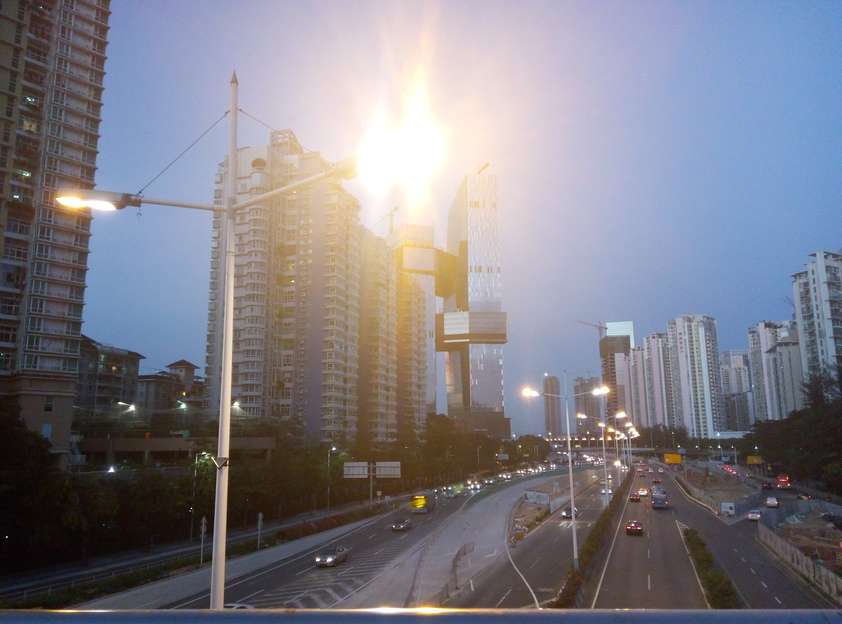
//> input picture 1.jpg, 842 x 624 px
$ ./main   (built with g++ and OpenCV 4)
//> lines starting //> are read from the running program, lines starting //| are printed output that depends on the picture
#include <iostream>
#include <fstream>
#include "opencv2/imgcodecs.hpp"
#include "opencv2/highgui.hpp"
#include "opencv2/imgproc/imgproc.hpp"
#include "opencv2/highgui/highgui.hpp"
#include <sys/time.h>


using namespace std;
using namespace cv;

void inline db_Copy9(double xd[9],const double xs[9])
{
    xd[0]=xs[0];xd[1]=xs[1];xd[2]=xs[2];
    xd[3]=xs[3];xd[4]=xs[4];xd[5]=xs[5];
    xd[6]=xs[6];xd[7]=xs[7];xd[8]=xs[8];
}

void to_m(double M[9]){

	double m_H_ref_to_ins[9]={2,2,2,54, 1,0,0, 1,0};

 	db_Copy9(M,m_H_ref_to_ins);

}


bool YV12ToBGR24_OpenCV(unsigned char* pYUV,unsigned char* pBGR24,int width,int height)
{
    if (width < 1 || height < 1 || pYUV == NULL || pBGR24 == NULL)
        return false;
    Mat dst(height,width,CV_8UC3,pBGR24);
    Mat src(height + height/2,width,CV_8UC1,pYUV);
    cvtColor(src,dst,CV_YUV2BGR_YV12);
    return true;
}

int main(int argc, char* argv[])
{

    Mat img1 = imread("1.jpg");
//> img1 is the input picture: 624 rows x 842 cols, CV_8UC3; mean B, G, R 133.6, 124.7, 126.3
    Mat img2 = imread("2.jpg");
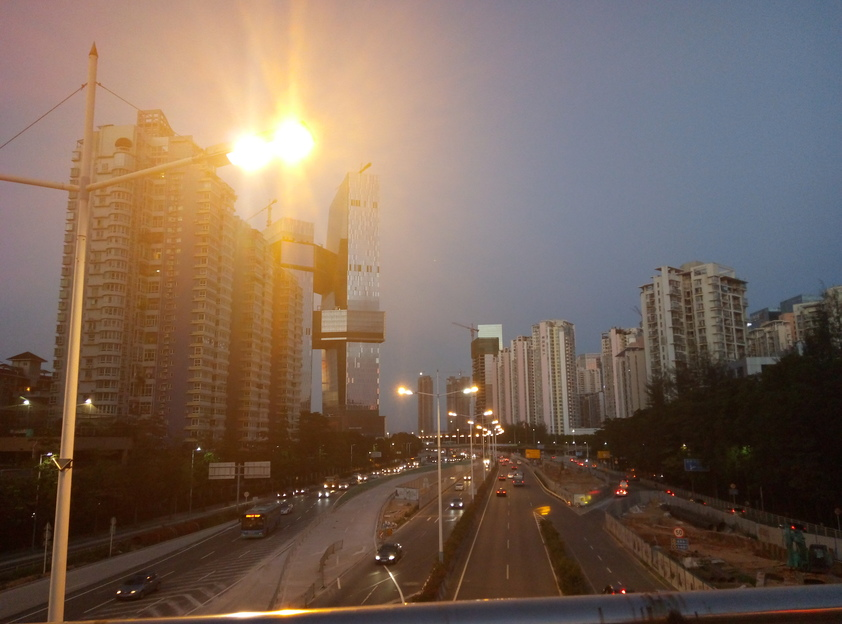
//> input picture 2.jpg, 842 x 624 px
//> img2 is the input picture: 624 rows x 842 cols, CV_8UC3; mean B, G, R 88, 100.9, 120.7

    Mat img_yuv2 ;
    cvtColor(img2,img_yuv2,COLOR_RGB2YUV);
//> img_yuv2: 624 rows x 842 cols, CV_8UC3; mean of channels 0, 1, 2 99.3, 138.5, 118.1

    imwrite("image.jpg",img_yuv2);
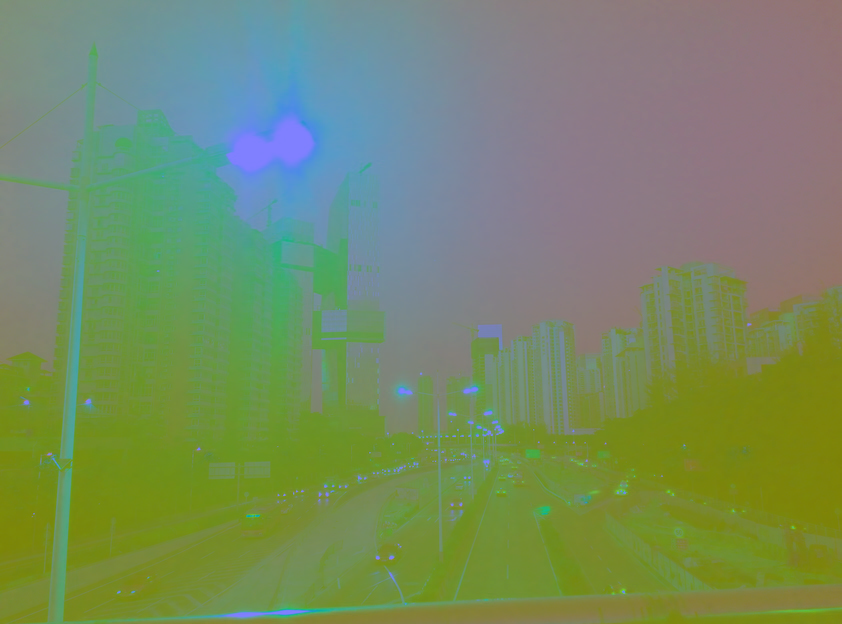
//> saved as image.jpg: 624 rows x 842 cols, CV_8UC3; mean B, G, R 99.3, 138.5, 118.1


 /*
    Mat H = (Mat_<double>(3,3)<<
      1, 0.0, 0,
      0, 1,  0,
      0, 0,  1);
*/
  static const double coeffs[3][3] =
    {
        {cos(CV_PI / 6), -sin(CV_PI / 6), 100.0},
        {sin(CV_PI / 6), cos(CV_PI / 6), -100.0},
        {0.0, 0.0, 1.0}
    };
    Mat H(3, 3, CV_64F, (void *)coeffs);


    Mat xformed;
    warpPerspective(img2,xformed,H,img1.size(),INTER_LINEAR);
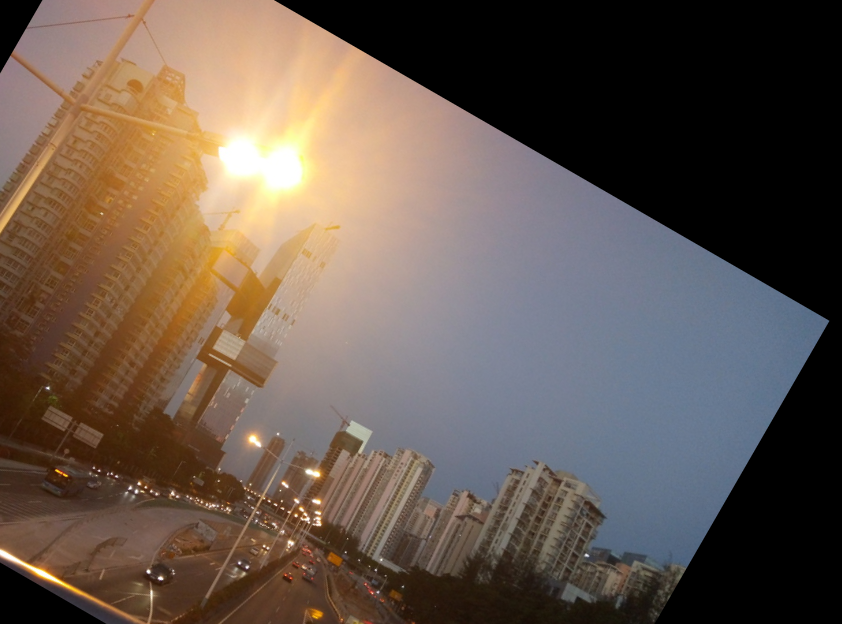
//> xformed: 624 rows x 842 cols, CV_8UC3; mean B, G, R 77.8, 88, 102.7
    imwrite("out1.jpg",xformed);
    Mat xformed2;
    warpPerspective(img_yuv2,xformed2,H,img1.size(),INTER_LINEAR);
//> xformed2: 624 rows x 842 cols, CV_8UC3; mean of channels 0, 1, 2 86.6, 104.7, 89
    imwrite("outyuv.jpg",xformed2);
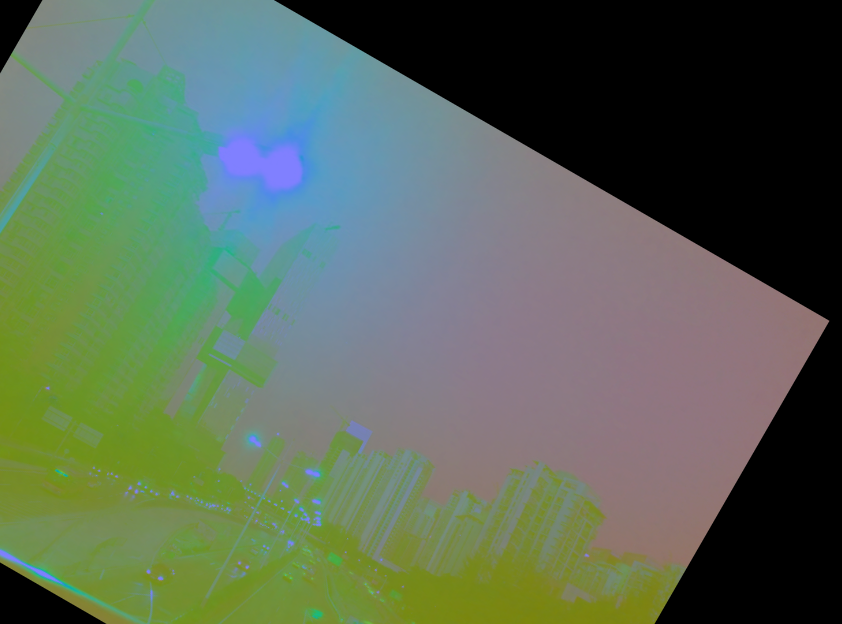
//> saved as outyuv.jpg: 624 rows x 842 cols, CV_8UC3; mean B, G, R 86.6, 104.7, 89
    Mat dst;
    cvtColor(xformed2,dst,COLOR_YUV2RGB);
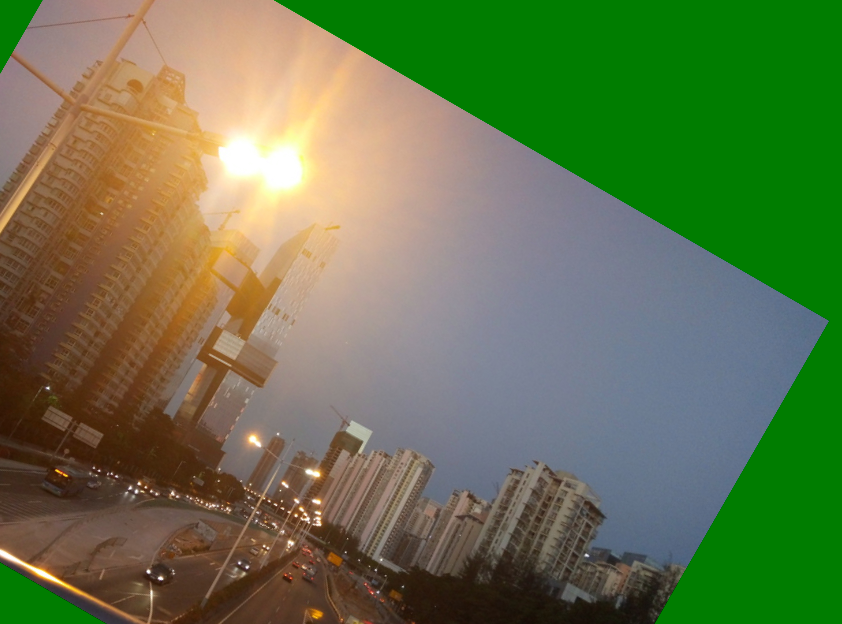
//> dst: 624 rows x 842 cols, CV_8UC3; mean B, G, R 77.8, 118.5, 102.7
    imwrite("out2.jpg",dst);


    return 0;
}
